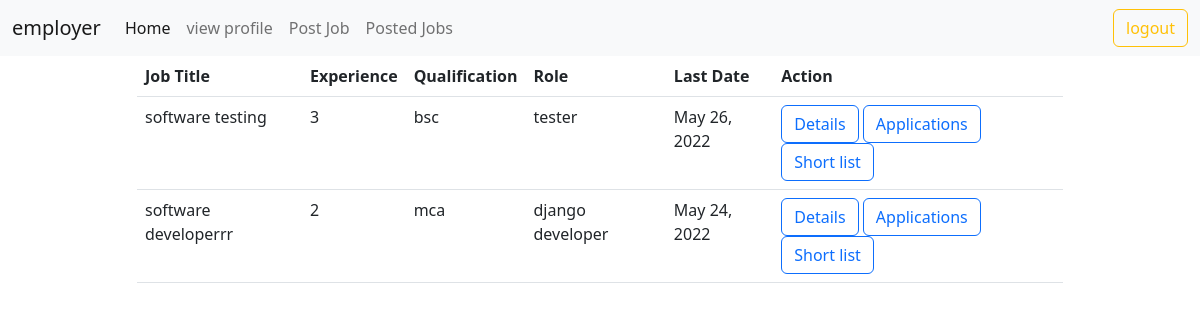
Page /employer/jobs/all (signed in) on the earlier database version.
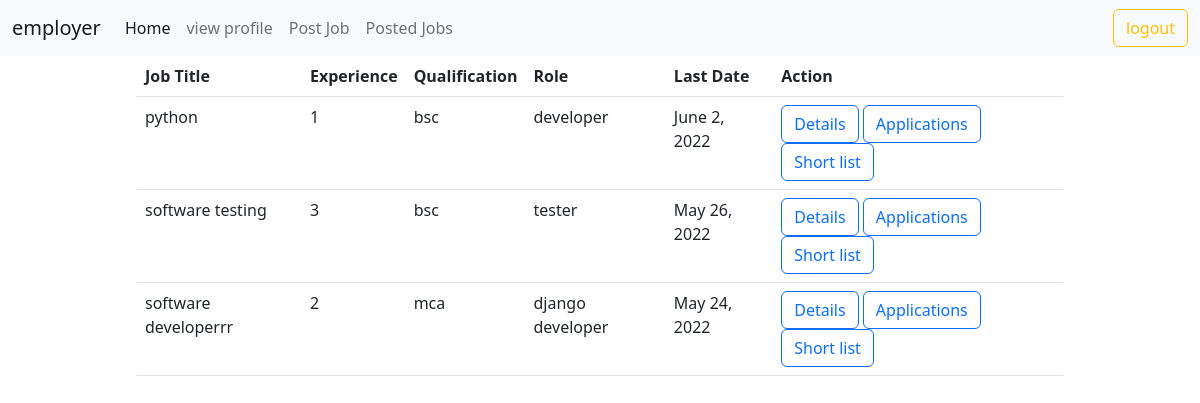
Same page on the later database version.
### employer/models.py (models this page shows, shortened)
class Jobs(models.Model):
    posted_by = models.ForeignKey(User, on_delete=models.CASCADE, related_name="company")
    job_title = models.CharField(max_length=120)
    job_description = models.TextField()
    role = models.CharField(max_length=120)
    experience = models.PositiveIntegerField(default=0)
    location = models.CharField(max_length=120)
    salary = models.PositiveIntegerField()
    created_date = models.DateField(auto_now_add=True)
    last_date = models.DateField(null=True)
    qualification = models.CharField(max_length=120, null=True)

### employer/views.py (the view)
# urls.py: path("jobs/all", views.EmployerJobListView.as_view(), name="emp-listjob"),
@method_decorator(signin_required, name="dispatch")
class EmployerJobListView(ListView):
    model = Jobs
    context_object_name = "jobs"
    template_name = "emp-joblist.html"
    def get_queryset(self):
        return Jobs.objects.filter(posted_by=self.request.user).order_by("-created_date")

### employer/templates/emp-joblist.html
{%extends 'base_emp.html'%}
{%block body_block%}
<div class="container">
    <div class="row">
        <div class="col-1"></div>
        <div class="col-10">
            <table class="table table-hover">
                <tr>
                    <th>Job Title</th>
                    <th>Experience</th>
                    <th>Qualification</th>
                    <th>Role</th>
                    <th>Last Date</th>
                    <th>Action</th>
                </tr>
                {%for job in jobs%}
                <tr>
                    <td>{{job.job_title}}</td>
                    <td>{{job.experience}}</td>
                    <td>{{job.qualification}}</td>
                    <td>{{job.role}}</td>
                    <td>{{job.last_date}}</td>
                    <td>
                        <a class="btn btn-outline-primary" href="{%url 'emp-jobdetail' job.id%}">Details</a>
                        <a class="btn btn-outline-primary" href="{%url 'emp-viewappl' job.id%}">Applications</a>
                        <a class="btn btn-outline-primary" href="{%url 'emp-shortlist' job.id%}">Short list</a>
                    </td>
                </tr>
                {%endfor%}
            </table>
        </div>
        <div class="col-1"></div>
    </div>
</div>
{%endblock%}

Differences in the rows shown:
added Jobs: job_title "python", experience "1", qualification "bsc", role "developer", last_date "June 2, 2022"
